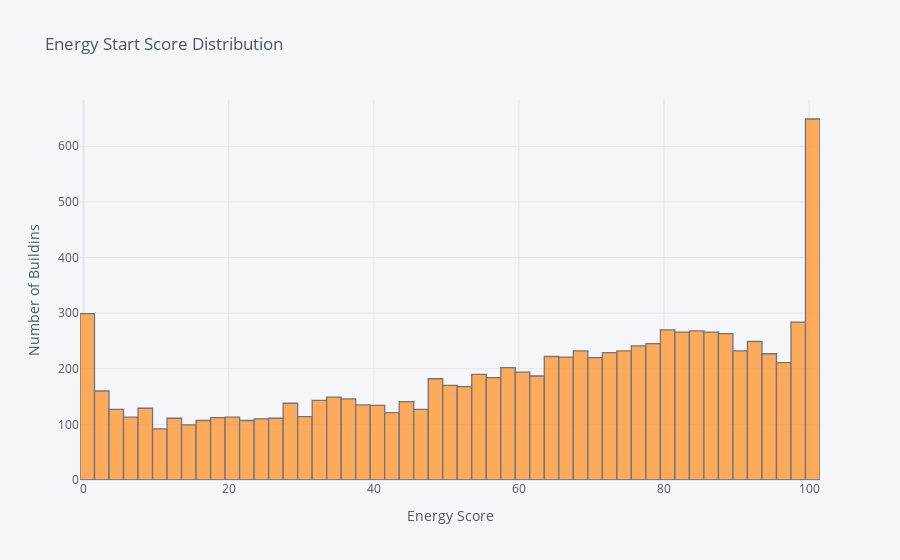

Here is the notebook cell this chart was saved with:
### Markdown cell above
The goal is to predict the `Energy Star Score` so a reasonable place to start is examining the distribution of this variable. A histogram is a simple yet effective way to visualize the distribution of a single variable

### Code cell
# Draw a histogram for 'ENERGY STAR Score'
data['ENERGY STAR Score'].iplot(kind='hist',xTitle='Energy Score',
                                yTitle='Number of Buildins',
                                title='Energy Start Score Distribution')

### Figure 1 — Plotly figure (JSON) as saved in the notebook; plotly's stock layout.template omitted (floating-point values rounded to 4 significant figures; data arrays with more than 128 entries replaced by an {"elided": "..."} marker saying what was removed)
{"data": [{"histfunc": "count", "histnorm": "", "marker": {"color": "rgba(255, 153, 51, 1.0)", "line": {"color": "#4D5663", "width": 1.3}}, "name": "ENERGY STAR Score", "opacity": 0.8, "orientation": "v", "type": "histogram", "x": {"elided": "11746 int values"}}], "layout": {"barmode": "overlay", "legend": {"bgcolor": "#F5F6F9", "font": {"color": "#4D5663"}}, "paper_bgcolor": "#F5F6F9", "plot_bgcolor": "#F5F6F9", "title": {"font": {"color": "#4D5663"}, "text": "Energy Start Score Distribution"}, "xaxis": {"gridcolor": "#E1E5ED", "showgrid": true, "tickfont": {"color": "#4D5663"}, "title": {"font": {"color": "#4D5663"}, "text": "Energy Score"}, "zerolinecolor": "#E1E5ED"}, "yaxis": {"gridcolor": "#E1E5ED", "showgrid": true, "tickfont": {"color": "#4D5663"}, "title": {"font": {"color": "#4D5663"}, "text": "Number of Buildins"}, "zerolinecolor": "#E1E5ED"}}}
